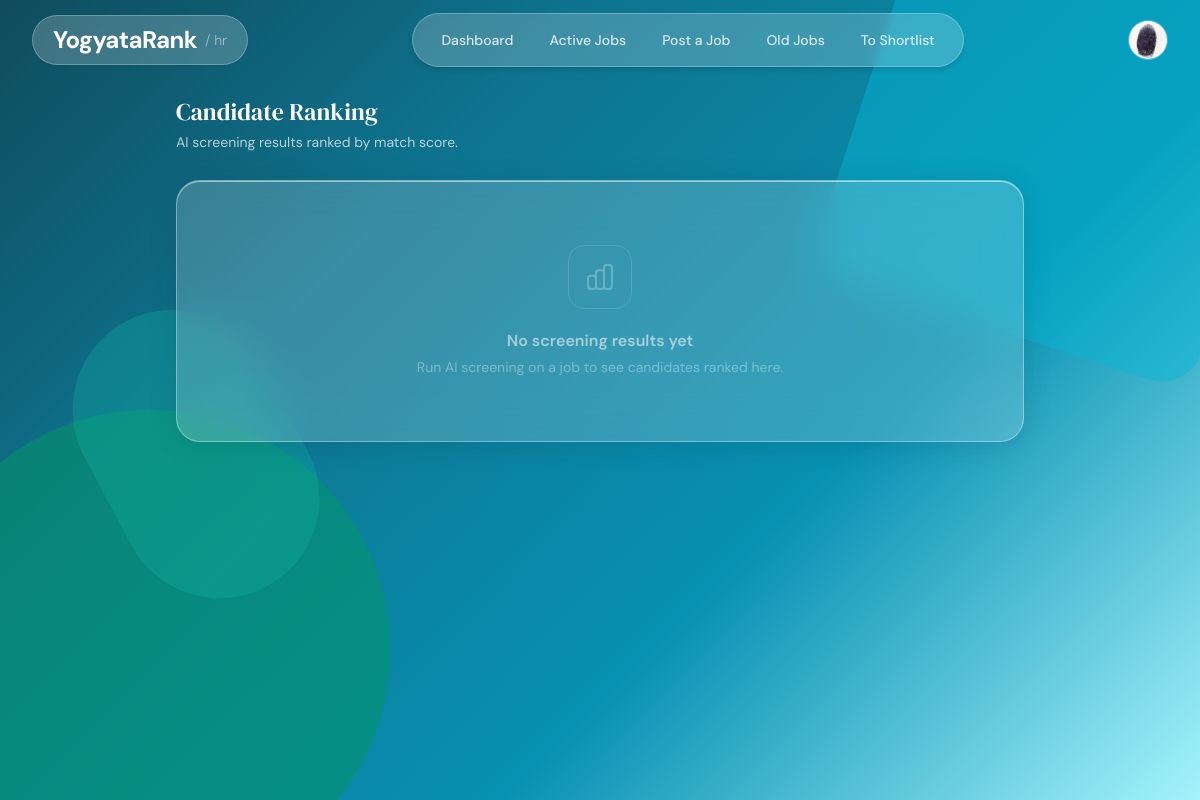
The page /screening/job/4/ranking/ (signed in) on the database as committed earlier.
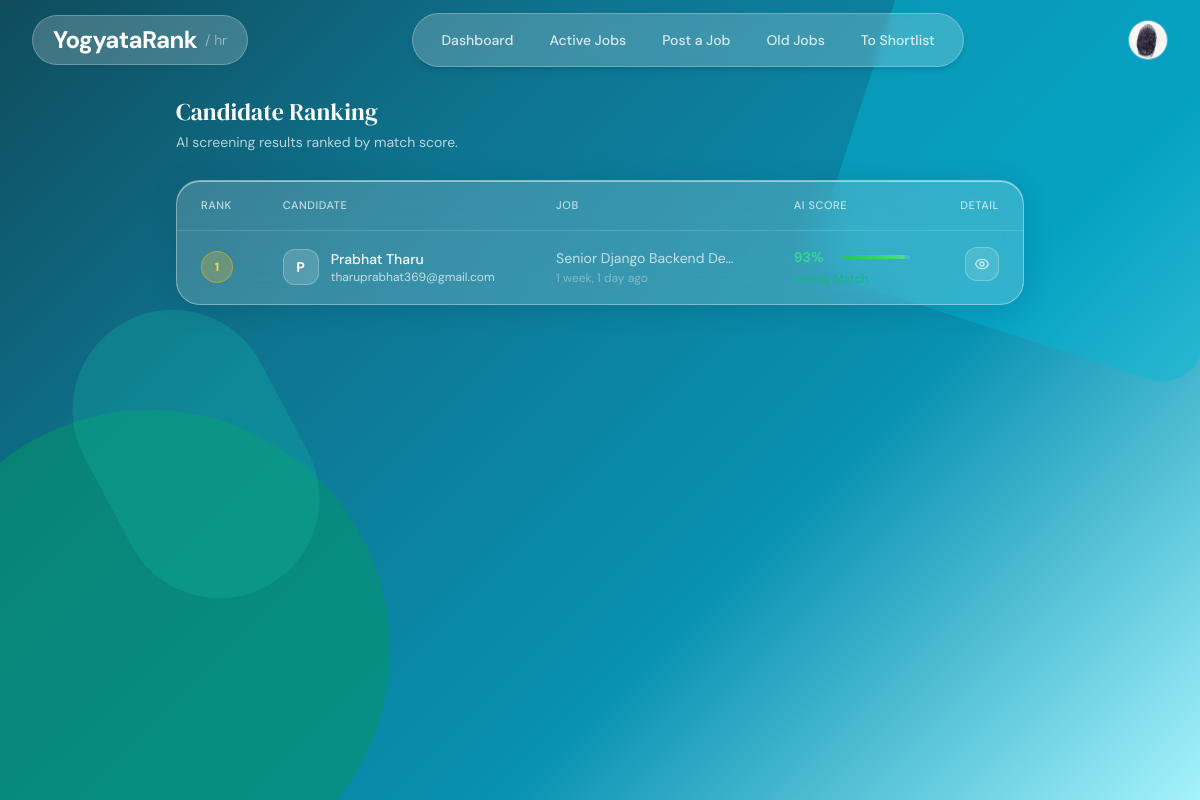
The same page on the database as committed later.
### screening/models.py (models this page shows, shortened)
class ScreeningResult(models.Model):
    class Status(models.TextChoices):
        PENDING    = "pending",    "Pending"
        PROCESSING = "processing", "Processing"
        DONE       = "done",       "Done"
        FAILED     = "failed",     "Failed"
    application      = models.OneToOneField(
                         Application,
                         on_delete=models.CASCADE,
                         related_name="screening_result"
                       )
    similarity_score = models.FloatField(
                         default=0,
                         help_text="Cosine similarity score between resume and job description (0–100)"
                       )
    skill_score          = models.FloatField(default=0, help_text="Skill match component score (0–100)")
    experience_score     = models.FloatField(default=0, help_text="Experience match component score (0–100)")
    qualification_score  = models.FloatField(default=0, help_text="Qualification match component score (0–100)")
    cosine_score         = models.FloatField(default=0, help_text="Raw cosine similarity component score (0–100)")
    extracted_skills = models.TextField(
                         blank=True,
                         help_text="Skills extracted from the candidate's resume"
                       )
    matched_skills   = models.TextField(
                         blank=True,
                         help_text="Skills that matched the job requirements"
                       )
    missing_skills   = models.TextField(
                         blank=True,
                         help_text="Required job skills not found in the resume"
                       )
    summary          = models.TextField(
                         blank=True,
                         help_text="AI-generated summary of the candidate's fit"
                       )
    status           = models.CharField(
                         max_length=12,
                         choices=Status.choices,
                         default=Status.PENDING
                       )
    error_message    = models.TextField(
                         blank=True,
                         help_text="Error detail if screening failed"
                       )
    screened_at      = models.DateTimeField(auto_now_add=True)
    updated_at       = models.DateTimeField(auto_now=True)
    class Meta:
        ordering = ["-screened_at"]
    @property
    def score_band(self):
        if self.similarity_score >= 70:
            return "green"
        elif self.similarity_score >= 45:
            return "yellow"
        return "red"
    @property
    def score_label(self):
        if self.similarity_score >= 70:
            return "Strong Match"
        elif self.similarity_score >= 45:
            return "Moderate Match"
        return "Weak Match"

### applications/models.py (models this page shows, shortened)
class Application(models.Model):
    class Status(models.TextChoices):
        PENDING     = "pending",     "Pending Review"
        REVIEWED    = "reviewed",    "Reviewed"
        SHORTLISTED = "shortlisted", "Shortlisted"
        REJECTED    = "rejected",    "Rejected"
        HIRED       = "hired",       "Hired"
        WITHDRAWN   = "withdrawn",   "Withdrawn"   # ← was missing, caused 3 view crashes
    candidate    = models.ForeignKey(
                     'accounts.CandidateProfile',
                     on_delete=models.CASCADE,
                     related_name="applications",
                   )
    job          = models.ForeignKey(
                     'jobs.Job',
                     on_delete=models.CASCADE,
                     related_name="applications",
                   )
    resume       = models.ForeignKey(
                     Resume,
                     on_delete=models.SET_NULL,
                     null=True,
                     related_name="applications",
                   )
    match_score   = models.FloatField(default=0)
    status        = models.CharField(
                      max_length=20,
                      choices=Status.choices,
                      default=Status.PENDING,
                    )
    company_note  = models.TextField(blank=True)
    score_notes   = models.TextField(blank=True)
    status_note   = models.TextField(blank=True, help_text="Internal note visible to company only")
    applied_at    = models.DateTimeField(auto_now_add=True)
    updated_at    = models.DateTimeField(auto_now=True)
    class Meta:
        constraints = [
            models.UniqueConstraint(fields=["candidate", "job"], name="unique_application")
        ]
        ordering = ["-match_score", "-applied_at"]

### accounts/models.py (models this page shows, shortened)
class CandidateProfile(models.Model):
    user            = models.OneToOneField(User, on_delete=models.CASCADE)
    phone           = models.CharField(max_length=20, blank=True)
    about           = models.TextField(blank=True)
    education       = models.TextField(blank=True)
    experience      = models.IntegerField(default=0)
    skills          = models.TextField(blank=True)
    profile_picture = models.ImageField(
                        upload_to='profile_pictures/',
                        blank=True,
                        null=True,
                      )

### jobs/models.py (models this page shows, shortened)
class Job(models.Model):
    class JobType(models.TextChoices):
        FULL_TIME  = "full_time",  "Full-time"
        PART_TIME  = "part_time",  "Part-time"
        CONTRACT   = "contract",   "Contract"
        INTERNSHIP = "internship", "Internship"
        REMOTE     = "remote",     "Remote"
        HYBRID     = "hybrid",     "Hybrid"
    class Status(models.TextChoices):
        OPEN   = "open",   "Open"
        CLOSED = "closed", "Closed"
        DRAFT  = "draft",  "Draft"
    class QualificationLevel(models.TextChoices):
        ANY      = "",         "Any / Not specified"
        DIPLOMA  = "diploma",  "Diploma"
        BACHELOR = "bachelor", "Bachelor's Degree"
        MASTER   = "master",   "Master's Degree"
        PHD      = "phd",      "PhD / Doctorate"
    company          = models.ForeignKey(
                         CompanyProfile,
                         on_delete=models.CASCADE,
                         related_name="jobs"
                       )
    title            = models.CharField(max_length=255)
    description      = models.TextField()
    requirements     = models.TextField(blank=True, help_text="Detailed role requirements")
    responsibilities = models.TextField(blank=True, help_text="Key responsibilities")
    experience_required    = models.IntegerField(
                               default=0,
                               help_text="Minimum years of experience required"
                             )
    qualification_required = models.CharField(
                               max_length=20,
                               choices=QualificationLevel.choices,
                               default=QualificationLevel.ANY,
                               blank=True,
                               help_text="Minimum qualification level required"
                             )
    open_positions   = models.PositiveIntegerField(
                         default=1,
                         help_text="Number of open positions for this role"
                       )
    skills           = models.ManyToManyField(Skill, blank=True)
    location         = models.CharField(max_length=255, blank=True)
    job_type         = models.CharField(
                         max_length=20,
                         choices=JobType.choices,
                         default=JobType.FULL_TIME
                       )
    salary_min       = models.PositiveIntegerField(null=True, blank=True)
    salary_max       = models.PositiveIntegerField(null=True, blank=True)
    salary_currency  = models.CharField(max_length=10, default="NPR")
    status           = models.CharField(
                         max_length=10,
                         choices=Status.choices,
                         default=Status.OPEN
                       )
    deadline         = models.DateField(null=True, blank=True)
    created_at       = models.DateTimeField(auto_now_add=True)
    updated_at       = models.DateTimeField(auto_now=True)
    results_published    = models.BooleanField(default=False)
    shortlist_email_sent = models.BooleanField(default=False)
    class Meta:
        ordering = ["-created_at"]

### screening/views.py (the view)
# urls.py: path("job/<int:job_id>/ranking/",      views.ranking,                  name="ranking"),
@login_required
def ranking(request, job_id):
    company = _company_required(request)
    if not company:
        return redirect("candidate_dashboard")
    job = get_object_or_404(Job, id=job_id, company=company)
    results = (
        ScreeningResult.objects
        .filter(
            application__job=job,
            status=ScreeningResult.Status.DONE,
        )
        .exclude(application__status="withdrawn")
        .select_related(
            "application__candidate__user",
            "application__job",
        )
        .order_by("-similarity_score", "-screened_at")
    )
    return render(request, "screening/ranking.html", {
        "job":     job,
        "results": results,
        "company": company,
    })

### applications/context_processors.py (called while the page is built, shortened)
def active_applications_count(request):
    context = {}
    if not request.user.is_authenticated:
        return context
    candidate = CandidateProfile.objects.filter(user=request.user).first()
    company = CompanyProfile.objects.filter(user=request.user).first()
    context['candidate'] = candidate
    context['company'] = company
    return context

### jobs/context_processors.py (called while the page is built)
def to_shortlist_count(request):
    if not request.user.is_authenticated:
        return {}
    try:
        company = CompanyProfile.objects.get(user=request.user)
        count = Job.objects.filter(
            company=company,
            results_published=True,
            shortlist_email_sent=False,
        ).count()
        return {'to_shortlist_count': count}
    except CompanyProfile.DoesNotExist:
        return {}

### screening/views.py (called while the page is built)
def _company_required(request):
    return getattr(request.user, "companyprofile", None)

### templates/screening/ranking.html (shortened to what the changed rows need)
{% extends "company_base.html" %}
{% block main_content %}
<main class="max-w-4xl mx-auto px-4 md:px-6 pt-[12vh] pb-12 relative z-10">
  <div class="mb-7">
    <h1 class="font-serif-display text-2xl text-white">Candidate Ranking</h1>
  </div>
  {% if results %}
  <div class="glass-card rounded-3xl overflow-hidden">
    <table class="w-full">
      <thead>
        <tr class="border-b border-white/15">
          <th class="text-left px-6 py-4 text-white/70 text-[11px] font-medium uppercase tracking-wider">Rank</th>
          <th class="text-left px-4 py-4 text-white/70 text-[11px] font-medium uppercase tracking-wider">Candidate</th>
          <th class="text-left px-4 py-4 text-white/70 text-[11px] font-medium uppercase tracking-wider">Job</th>
          <th class="text-left px-4 py-4 text-white/70 text-[11px] font-medium uppercase tracking-wider">AI Score</th>
          <th class="text-right px-6 py-4 text-white/70 text-[11px] font-medium uppercase tracking-wider">Detail</th>
        </tr>
      </thead>
      <tbody class="divide-y divide-white/8">
        {% for result in results %}
        <tr class="rank-row">
          <td class="px-6 py-4">
            <div class="w-8 h-8 rounded-full flex items-center justify-center text-xs font-bold
              {% if forloop.counter == 1 %}medal-1
              {% elif forloop.counter == 2 %}medal-2
              {% elif forloop.counter == 3 %}medal-3
              {% else %}medal-n{% endif %}">
              {{ forloop.counter }}
            </div>
          </td>
          <td class="px-4 py-4">
            <div class="flex items-center gap-3">
              <div class="w-9 h-9 rounded-xl shrink-0 flex items-center justify-center font-bold text-sm bg-white/15 border border-white/25 text-white select-none">
                {{ result.application.candidate.user.first_name|first|default:result.application.candidate.user.username|first|upper }}
              </div>
              <div>
                <p class="text-white text-sm font-medium">
                  {{ result.application.candidate.user.get_full_name|default:result.application.candidate.user.username }}
                </p>
                <p class="text-white/70 text-xs">
                  {{ result.application.candidate.user.email }}
                </p>
              </div>
            </div>
          </td>
          <td class="px-4 py-4">
            <p class="text-white/70 text-sm truncate max-w-[180px]">
              {{ result.application.job.title }}
            </p>
            <p class="text-white/35 text-xs mt-0.5">
              {{ result.application.applied_at|timesince }} ago
            </p>
          </td>
          <td class="px-4 py-4">
            <div class="flex items-center gap-2 min-w-[100px]">
              <span class="font-bold text-sm w-10 shrink-0
                {% if result.score_band == 'green' %}text-emerald-400
                {% elif result.score_band == 'yellow' %}text-amber-400
                {% else %}text-red-400{% endif %}">
                {{ result.similarity_score|floatformat:0 }}%
              </span>
              <div class="score-bar-track flex-1">
                <div class="score-bar-fill score-{{ result.score_band }}"
                     style="width: {{ result.similarity_score }}%;">
                </div>
              </div>
            </div>
            <p class="text-xs mt-1
              {% if result.score_band == 'green' %}text-emerald-500
              {% elif result.score_band == 'yellow' %}text-amber-500
              {% else %}text-red-500{% endif %}">
            </p>
          </td>
          <td class="px-6 py-4 text-right">
            <a href="{% url 'screening_result_detail' result.application.id %}"
               class="btn-ghost p-2 rounded-xl inline-block" title="View full screening">
            </a>
          </td>
        </tr>
        {% endfor %}
      </tbody>
    </table>
  </div>
  {% else %}
  <div class="glass-card rounded-3xl p-16 text-center">
    <div class="w-16 h-16 rounded-2xl mx-auto mb-5 flex items-center justify-center bg-white/8 border border-white/15">
    </div>
    <p class="text-white/55 font-semibold mb-1">No screening results yet</p>
    <p class="text-white/35 text-sm">Run AI screening on a job to see candidates ranked here.</p>
  </div>
  {% endif %}
</main>
{% endblock %}

Rows that differ between the two databases and show on the page:
added ScreeningResult: application.candidate.user.first_name|first "P", application.candidate.user.get_full_name "Prabhat Tharu", application.candidate.user.email "tharuprabhat369@gmail.com", application.job "Senior Django Backend De…", application.applied_at "1 week, 1 day", similarity_score "93"
Other text that changed with them:
text no longer shown: "No screening results yet Run AI screening on a job to see candidates ranked here."
text now shown: "RANK CANDIDATE JOB AI SCORE DETAIL"
